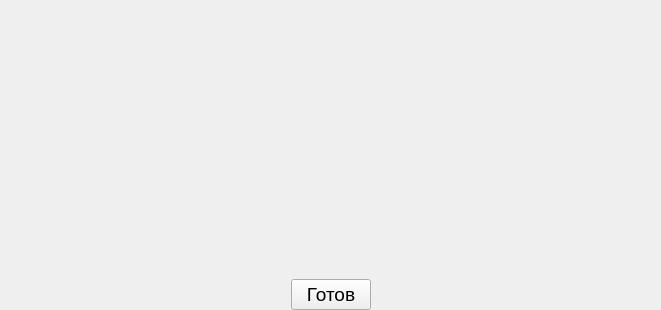
<?xml version="1.0" encoding="UTF-8"?>
<ui version="4.0">
 <class>FieldWidget</class>
 <widget class="QWidget" name="FieldWidget">
  <property name="geometry">
   <rect>
    <x>0</x>
    <y>0</y>
    <width>661</width>
    <height>310</height>
   </rect>
  </property>
  <property name="windowTitle">
   <string>Form</string>
  </property>
  <layout class="QGridLayout" name="gridLayout">
   <property name="leftMargin">
    <number>0</number>
   </property>
   <property name="topMargin">
    <number>0</number>
   </property>
   <property name="rightMargin">
    <number>0</number>
   </property>
   <property name="bottomMargin">
    <number>0</number>
   </property>
   <property name="spacing">
    <number>0</number>
   </property>
   <item row="0" column="0">
    <widget class="PaintWidget" name="widget" native="true"/>
   </item>
   <item row="1" column="0">
    <layout class="QHBoxLayout" name="horizontalLayout">
     <property name="sizeConstraint">
      <enum>QLayout::SetMinimumSize</enum>
     </property>
     <item>
      <spacer name="horizontalSpacer">
       <property name="orientation">
        <enum>Qt::Horizontal</enum>
       </property>
       <property name="sizeHint" stdset="0">
        <size>
         <width>40</width>
         <height>20</height>
        </size>
       </property>
      </spacer>
     </item>
     <item>
      <widget class="QPushButton" name="readyPushButton">
       <property name="font">
        <font>
         <pointsize>14</pointsize>
        </font>
       </property>
       <property name="text">
        <string>Готов</string>
       </property>
      </widget>
     </item>
     <item>
      <spacer name="horizontalSpacer_2">
       <property name="orientation">
        <enum>Qt::Horizontal</enum>
       </property>
       <property name="sizeHint" stdset="0">
        <size>
         <width>40</width>
         <height>20</height>
        </size>
       </property>
      </spacer>
     </item>
    </layout>
   </item>
  </layout>
 </widget>
 <customwidgets>
  <customwidget>
   <class>PaintWidget</class>
   <extends>QWidget</extends>
   <header location="global">paintwidget.h</header>
   <container>1</container>
  </customwidget>
 </customwidgets>
 <resources/>
 <connections/>
</ui>
